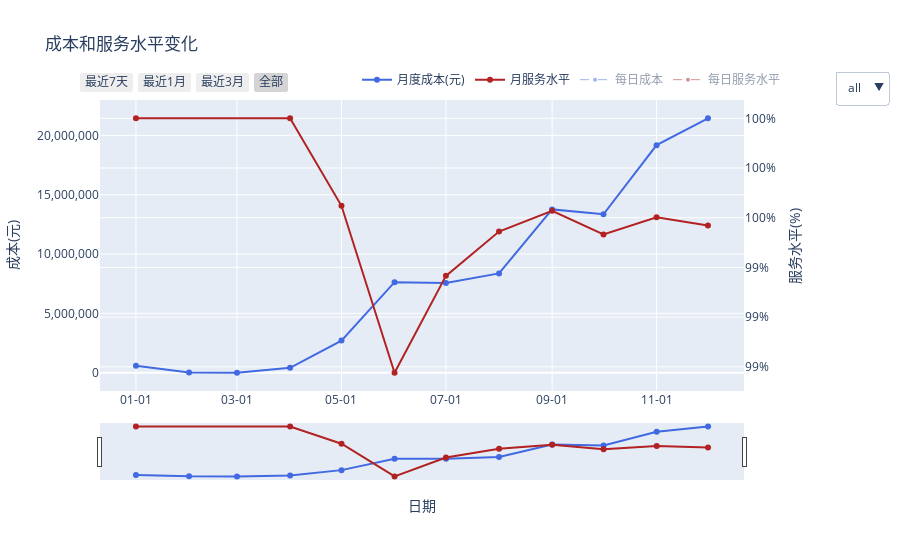

The notebook cell this image was saved under:
### Code cell
rate_map = service_df.set_index('month')['actual_rate'].to_dict()
daily_cost_list = []
daily_svc_list  = []
year = datetime.now().year

for _, row in cost_df.iterrows():
    m = int(row.month)
    total_cost   = row.estimated_cost
    monthly_rate = rate_map.get(row.month, np.nan)
    n_days = pd.Period(f"{year}-{m:02d}").days_in_month
    dates  = pd.date_range(f"{year}-{m:02d}-01", periods=n_days)
    w = np.random.rand(n_days); w /= w.sum()
    if np.isnan(monthly_rate):
        rates = np.full(n_days, np.nan)
    else:
        rates = np.clip(
            np.random.normal(loc=monthly_rate, scale=0.02, size=n_days),
            0, 1
        )

    for d, wt, rt in zip(dates, w, rates):
        daily_cost_list.append({ "date": d,           "daily_cost": total_cost * wt })
        daily_svc_list.append({  "date": d,           "daily_rate": rt      })

daily_cost_df    = pd.DataFrame(daily_cost_list)
daily_service_df = pd.DataFrame(daily_svc_list)
cost_df["date"]    = pd.to_datetime(cost_df.month.astype(int).apply(lambda x: f"{year}-{x:02d}-01"))
service_df["date"] = pd.to_datetime(service_df.month.astype(int).apply(lambda x: f"{year}-{x:02d}-01"))

fig = make_subplots(specs=[[{"secondary_y": True}]])

# 月度成本
fig.add_trace(go.Scatter(
    x=cost_df["date"], y=cost_df["estimated_cost"],
    mode="lines+markers", name="月度成本(元)",
    line=dict(color="royalblue", width=2),
    hovertemplate="月度成本：%{y:,.0f} 元<extra></extra>"
), secondary_y=False)

# 月度服务水平
fig.add_trace(go.Scatter(
    x=service_df["date"], y=service_df["actual_rate"],
    mode="lines+markers", name="月服务水平",
    line=dict(color="firebrick", width=2),
    hovertemplate="月服务水平：%{y:.1%}<extra></extra>"
), secondary_y=True)

# 每日成本
fig.add_trace(go.Scatter(
    x=daily_cost_df["date"], y=daily_cost_df["daily_cost"],
    mode="lines+markers", name="每日成本",
    line=dict(color="royalblue", width=1, dash="dash"),
    marker=dict(size=4),
    hovertemplate="每日成本：%{y:,.0f} 元<extra></extra>",
    visible="legendonly"
), secondary_y=False)

# 每日服务水平
fig.add_trace(go.Scatter(
    x=daily_service_df["date"], y=daily_service_df["daily_rate"],
    mode="lines+markers", name="每日服务水平",
    line=dict(color="firebrick", width=1, dash="dash"),
    marker=dict(size=4),
    hovertemplate="每日达成率：%{y:.1%}<extra></extra>",
    visible="legendonly"
), secondary_y=True)

#菜单
fig.update_layout(
    updatemenus=[dict(
        type="dropdown", x=1.15, y=1.1,
        buttons=[
            dict(label="all",
                 method="update",
                 args=[{"visible": [True, True, True, True]}, {"title":"all"}]),
            dict(label="月",
                 method="update",
                 args=[{"visible": [True, True, False, False]}, {"title":"月"}]),
            dict(label="日",
                 method="update",
                 args=[{"visible": [False, False, True, True]}, {"title":"日"}]),
        ]
    )],
    xaxis=dict(
        title="日期", type="date",
        tickformat="%m-%d",
        rangeslider=dict(visible=True),
        rangeselector=dict(buttons=[
            dict(count=7,  label="最近7天",  step="day",   stepmode="backward"),
            dict(count=1,  label="最近1月",  step="month", stepmode="backward"),
            dict(count=3,  label="最近3月",  step="month", stepmode="backward"),
            dict(step="all", label="全部")
        ])
    ),
    yaxis=dict(title="成本(元)", tickformat=","),
    yaxis2=dict(title="服务水平(%)", tickformat=".0%"),
    title="成本和服务水平变化",
    legend=dict(orientation="h", yanchor="bottom", y=1.02, xanchor="right", x=1)
)

fig.show()
fig_op2 = fig

### Figure 1 — Plotly figure (JSON) as saved in the notebook; plotly's stock layout.template omitted (floating-point values rounded to 4 significant figures; data arrays with more than 128 entries replaced by an {"elided": "..."} marker saying what was removed)
{"data": [{"hovertemplate": "月度成本：%{y:,.0f} 元<extra></extra>", "line": {"color": "royalblue", "width": 2}, "mode": "lines+markers", "name": "月度成本(元)", "type": "scatter", "x": ["2025-01-01T00:00:00.000000000", "2025-02-01T00:00:00.000000000", "2025-03-01T00:00:00.000000000", "2025-04-01T00:00:00.000000000", "2025-05-01T00:00:00.000000000", "2025-06-01T00:00:00.000000000", "2025-07-01T00:00:00.000000000", "2025-08-01T00:00:00.000000000", "2025-09-01T00:00:00.000000000", "2025-10-01T00:00:00.000000000", "2025-11-01T00:00:00.000000000", "2025-12-01T00:00:00.000000000"], "xaxis": "x", "y": [583700.0, 29360.0, 4863.0, 412200.0, 2709000.0, 7631000.0, 7556000.0, 8371000.0, 13760000.0, 13350000.0, 19180000.0, 21440000.0], "yaxis": "y"}, {"hovertemplate": "月服务水平：%{y:.1%}<extra></extra>", "line": {"color": "firebrick", "width": 2}, "mode": "lines+markers", "name": "月服务水平", "type": "scatter", "x": ["2025-01-01T00:00:00.000000000", "2025-04-01T00:00:00.000000000", "2025-05-01T00:00:00.000000000", "2025-06-01T00:00:00.000000000", "2025-07-01T00:00:00.000000000", "2025-08-01T00:00:00.000000000", "2025-09-01T00:00:00.000000000", "2025-10-01T00:00:00.000000000", "2025-11-01T00:00:00.000000000", "2025-12-01T00:00:00.000000000"], "xaxis": "x", "y": [1.0, 1.0, 0.9965, 0.9898, 0.9937, 0.9954, 0.9963, 0.9953, 0.996, 0.9957], "yaxis": "y2"}, {"hovertemplate": "每日成本：%{y:,.0f} 元<extra></extra>", "line": {"color": "royalblue", "dash": "dash", "width": 1}, "marker": {"size": 4}, "mode": "lines+markers", "name": "每日成本", "type": "scatter", "visible": "legendonly", "x": {"elided": "365 str values"}, "xaxis": "x", "y": {"elided": "365 float values"}, "yaxis": "y"}, {"hovertemplate": "每日达成率：%{y:.1%}<extra></extra>", "line": {"color": "firebrick", "dash": "dash", "width": 1}, "marker": {"size": 4}, "mode": "lines+markers", "name": "每日服务水平", "type": "scatter", "visible": "legendonly", "x": {"elided": "365 str values"}, "xaxis": "x", "y": {"elided": "365 float values"}, "yaxis": "y2"}], "layout": {"legend": {"orientation": "h", "x": 1, "xanchor": "right", "y": 1.02, "yanchor": "bottom"}, "title": {"text": "成本和服务水平变化"}, "updatemenus": [{"buttons": [{"args": [{"visible": [true, true, true, true]}, {"title": "all"}], "label": "all", "method": "update"}, {"args": [{"visible": [true, true, false, false]}, {"title": "月"}], "label": "月", "method": "update"}, {"args": [{"visible": [false, false, true, true]}, {"title": "日"}], "label": "日", "method": "update"}], "type": "dropdown", "x": 1.15, "y": 1.1}], "xaxis": {"anchor": "y", "domain": [0, 0.94], "rangeselector": {"buttons": [{"count": 7, "label": "最近7天", "step": "day", "stepmode": "backward"}, {"count": 1, "label": "最近1月", "step": "month", "stepmode": "backward"}, {"count": 3, "label": "最近3月", "step": "month", "stepmode": "backward"}, {"label": "全部", "step": "all"}]}, "rangeslider": {"visible": true}, "tickformat": "%m-%d", "title": {"text": "日期"}, "type": "date"}, "yaxis": {"anchor": "x", "domain": [0, 1], "tickformat": ",", "title": {"text": "成本(元)"}}, "yaxis2": {"anchor": "x", "overlaying": "y", "side": "right", "tickformat": ".0%", "title": {"text": "服务水平(%)"}}}}
